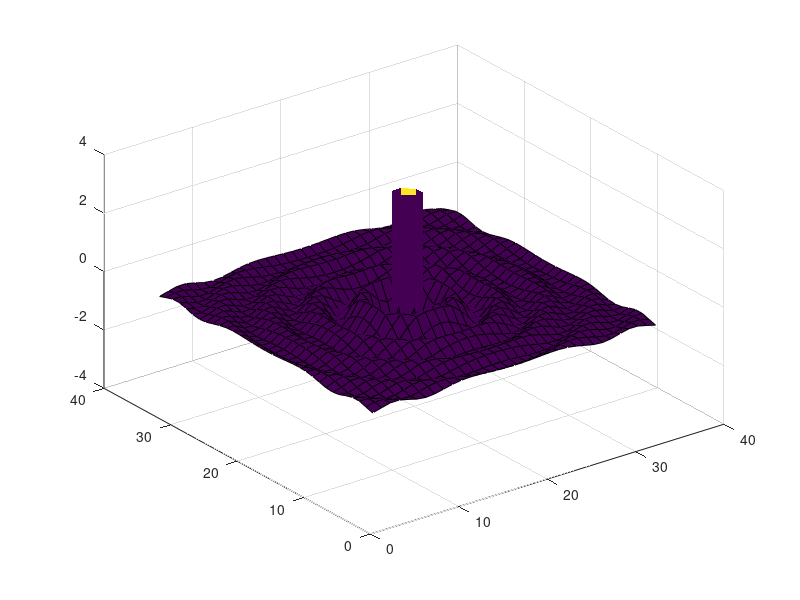

This figure's MATLAB source:
[x,y] = meshgrid(-8:0.5:8)
r = sqrt(x .^ 2 + y .^2) + eps
for n = -3: 0.05: 3
     z = cos(r .* n) ./ r
     %this next line has the needed graphics commands
surf(z) , view(-37,38), axis([0,40,0,40,-4,4])
pause(0.005)
end
